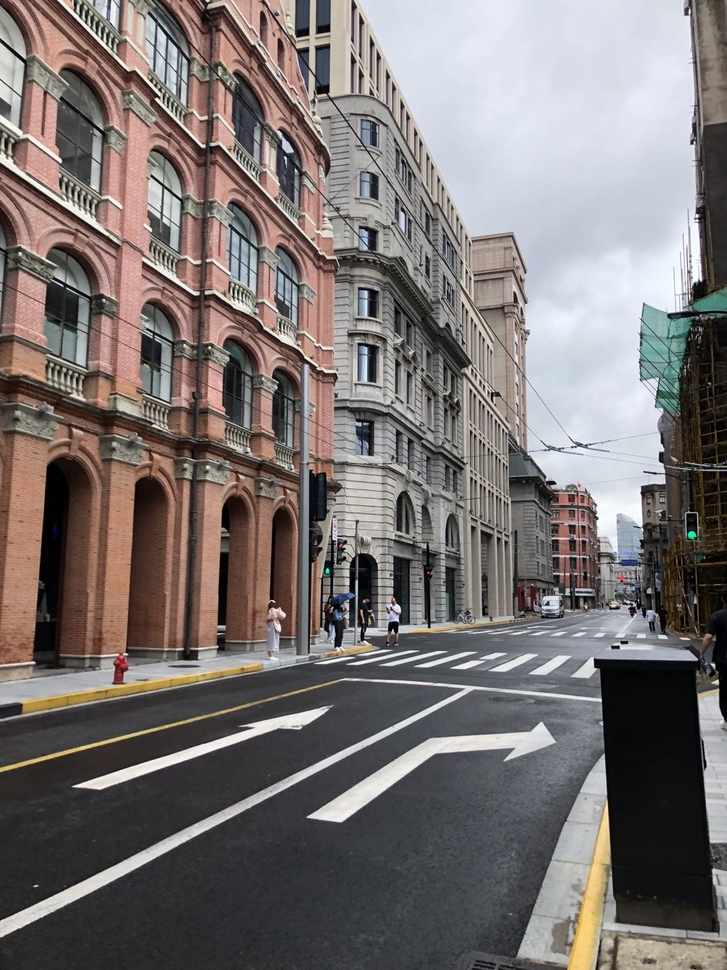
#> input picture 1/1.16-1.30/morphological/2.jpg, 727 x 970 px, shrunk from 1080 x 1440 before the run
$ python hats.py --image 2.jpg
#> lines starting #> are read from the running program, lines starting #| are printed output that depends on the picture
import argparse
import cv2
import imutils
import matplotlib.pyplot as plt

ap = argparse.ArgumentParser()
ap.add_argument("-i", "--image", required=True, help="Path to the image")
args = vars(ap.parse_args())

# 加载图像并转化为灰度图像
image = cv2.imread(args["image"])
#> image is the input picture: shape (970, 727, 3); mean B, G, R 113.8, 115.1, 121.8
gray = cv2.cvtColor(image, cv2.COLOR_BGR2GRAY)
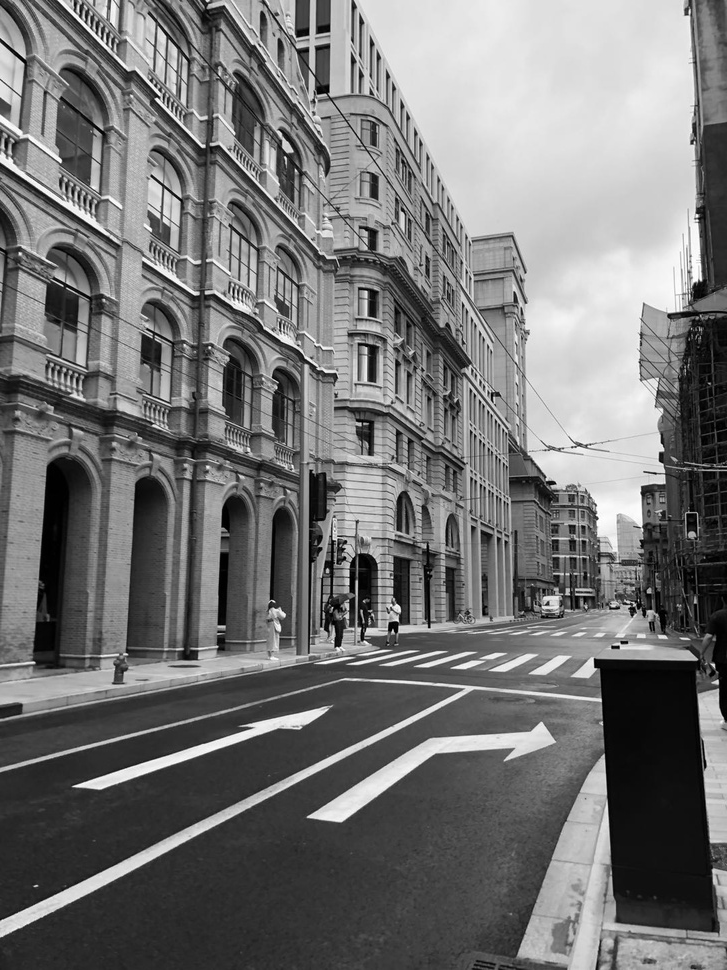
#> gray: shape (970, 727); min 0, max 255, mean 117
print(gray.shape, image.shape)
#| (970, 727) (970, 727, 3)
# 设计一个矩形的卷积核，并用于黑帽变换，这可以让我们找到包含在明亮区域内的暗的区域
rectKernel = cv2.getStructuringElement(cv2.MORPH_RECT, (66, 66))

blackhat = cv2.morphologyEx(gray, cv2.MORPH_BLACKHAT, rectKernel)
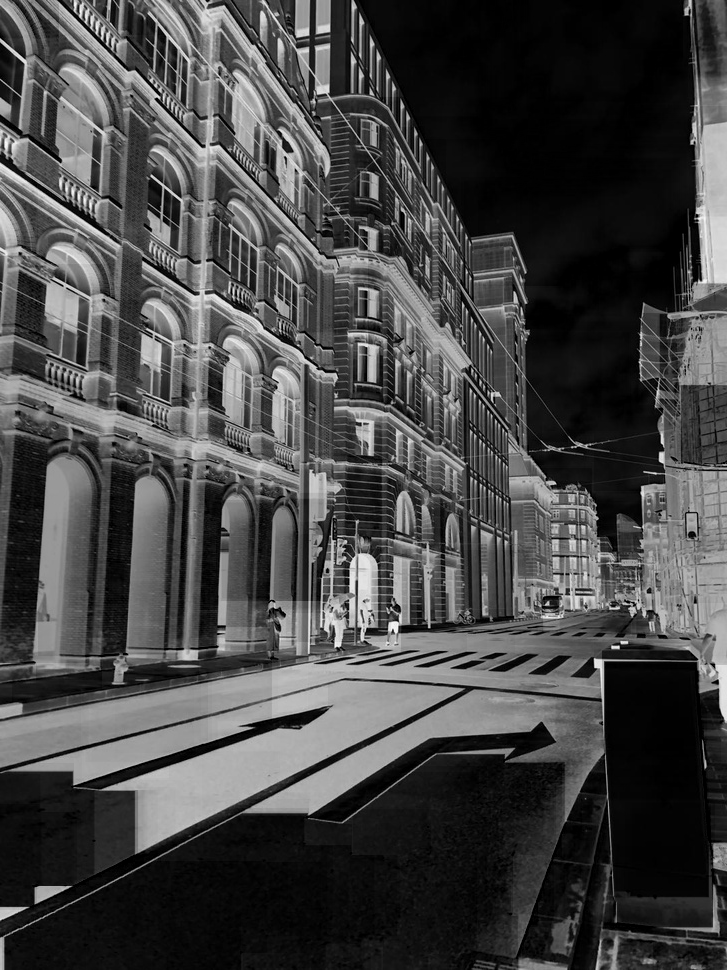
#> blackhat: shape (970, 727); min 0, max 253, mean 70
closing = cv2.morphologyEx(gray, cv2.MORPH_CLOSE, rectKernel)
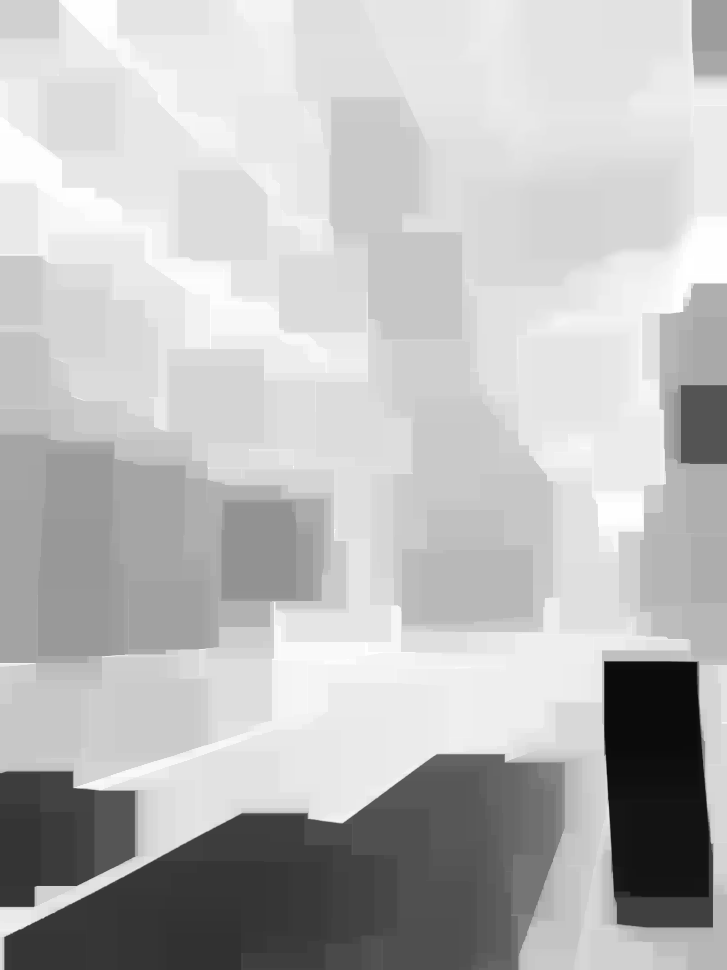
#> closing: shape (970, 727); min 11, max 255, mean 186.9
r2 = closing - gray
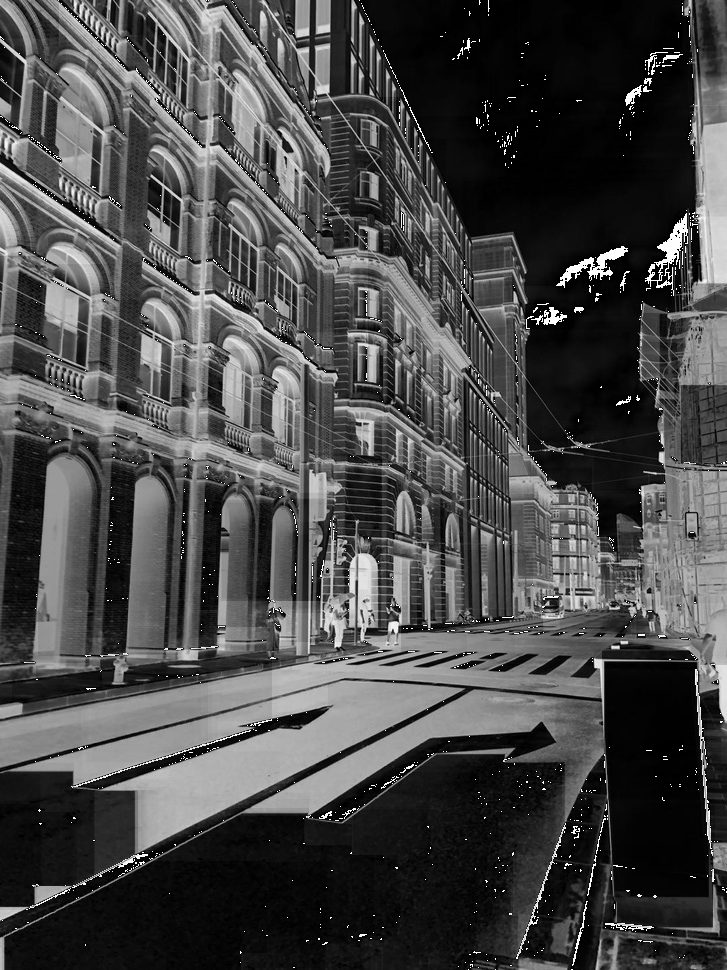
#> r2: shape (970, 727); min 0, max 255, mean 72.7
# cv2.imshow('r2', r2)

# 类似的，应用一个顶帽变换（白帽变换），这可以让我们找到包含在暗区域中的亮区域
tophat = cv2.morphologyEx(gray, cv2.MORPH_TOPHAT, rectKernel)
opening = cv2.morphologyEx(gray, cv2.MORPH_OPEN, rectKernel)
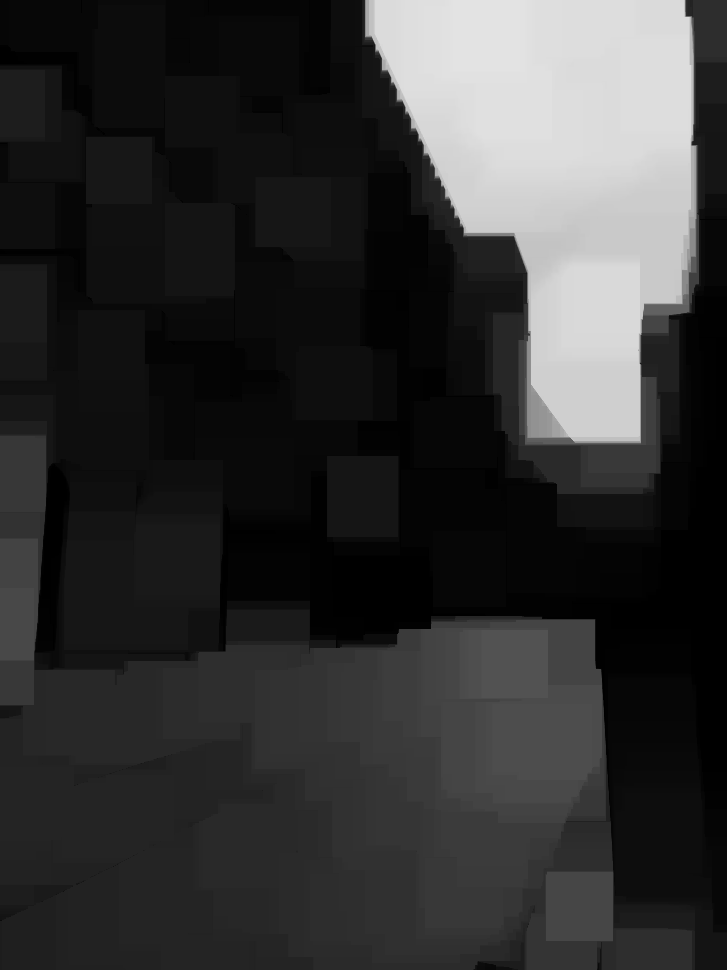
#> opening: shape (970, 727); min 0, max 227, mean 50.7
r3 = gray - opening
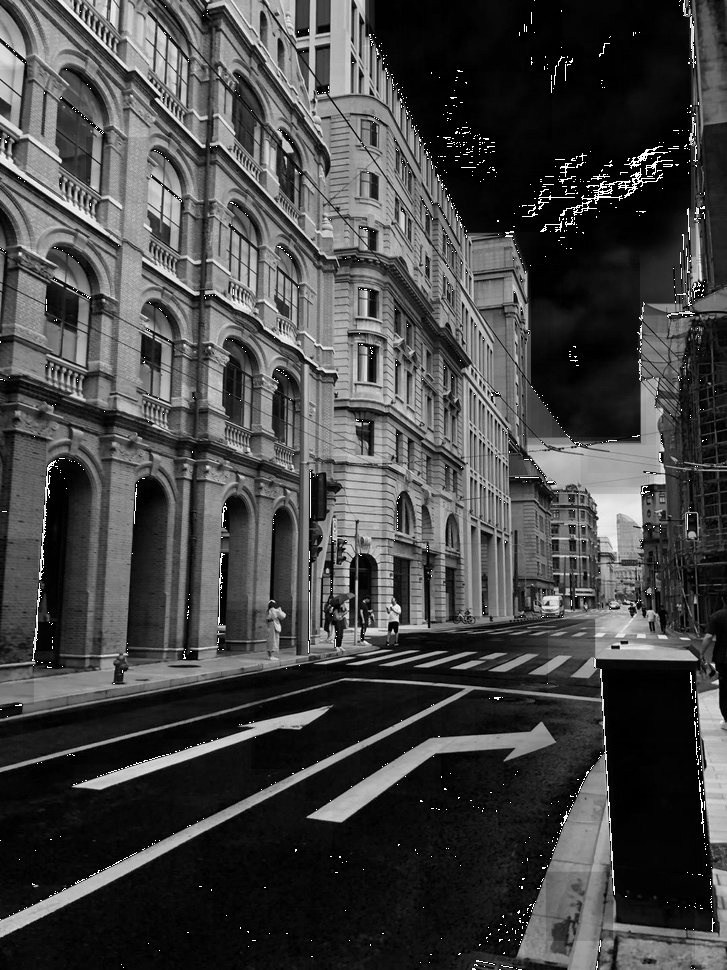
#> r3: shape (970, 727); min 0, max 255, mean 68.5
# cv2.imshow('r3', r3)

# 显示结果
# plt.imshow(imutils.opencv2matplotlib(image))

cv2.imshow("Blackhat", blackhat)
cv2.imshow("Tophat", tophat)
cv2.waitKey(0)
